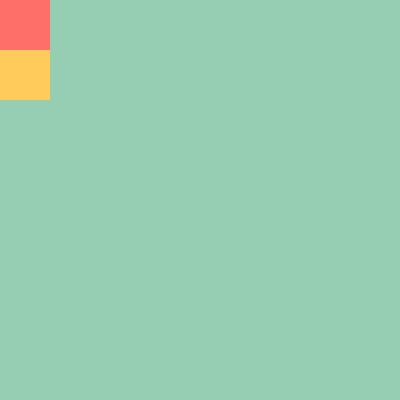
Frame 1 (no input)
Frame 60 (no input): identical to frame 1, image omitted
Frame 120 (the mouse pressed at the canvas centre since frame 60): identical to frame 1, image omitted

The p5.js sketch that drew this single still picture (run headless with seeded random() and noise() and a simulated clock; from frame 60 on, the mouse is pressed at the canvas centre):

// p5.js sketch
// ── sketch.js
let brush;
let redColor;
let yellowColor;

function setup() {
  createCanvas(400, 400);
  background(150,206,180);
  redColor = color(255,111,105);
  yellowColor = color(255,204,92);
  brush = redColor;
}

function draw() {
  //buttons to select color
  //red button
  fill(redColor);
  noStroke();
  rect(0, 0, 50, 50);
  //yellow button
  fill(yellowColor);
  noStroke();
  rect(0, 50, 50, 50);
}

function mouseDragged() {
  stroke(brush);
  strokeWeight(5);
  line(mouseX, mouseY, pmouseX, pmouseY);
  line(width-mouseX, mouseY, width-pmouseX, pmouseY);
}

function mousePressed() {
  if(mouseX > 0 && mouseX < 50 && mouseY > 0 && mouseY < 50) {
    brush = redColor;
  } else if(mouseX > 0 && mouseX < 50 && mouseY > 50 && mouseY < 100) {
    brush = yellowColor;
  }
}

// https://www.color-hex.com/color-palette/895
